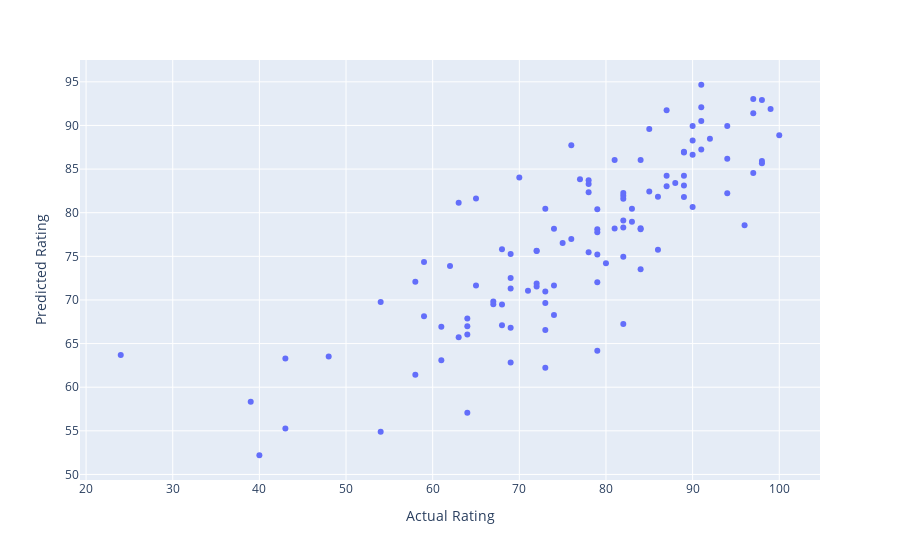

Notebook code cell kept with this figure:
### Code cell
# scatter plot of scores vs actual for test set
fig = px.scatter(test_scores, x="Actual Rating", y="Predicted Rating", hover_name= 'Game')
fig

### Figure 1 — Plotly figure (JSON) as saved in the notebook; plotly's stock layout.template omitted (floating-point values rounded to 4 significant figures)
{"data": [{"hovertemplate": "<b>%{hovertext}</b><br><br>Actual Rating=%{x}<br>Predicted Rating=%{y}<extra></extra>", "hovertext": ["Nioh", "Trials Rising", "Crypt of the Necrodancer", "Marvel's Avengers", "The Outer Worlds", "Destruction Allstars", "Super Mario Odyssey", "Unrailed!", "Rollerdrome", "F1 2012", "Tetris Effect", "F1 2019", "Stellaris", "Path of Exile", "WRC 9", "Astro Bot Rescue Mission", "Mario + Rabbids Kingdom Battle", "The Legend of Zelda: Tears of the Kingdom", "Horizon Zero Dawn", "Heavy Rain", "Psychonauts 2", "Call of Duty Modern Warfare 2", "Mario & Sonic at the Olympic Games", "Dandy Ace", "Crash Bandicoot", "Pokemon White", "Northgard", "Middle Earth: Shadow of War", "Killzone Shadow Fall", "Fifa 13", "Wo Long Fallen Dynasty", "Tribes of Midgard", "The Ascent", "Apotheon", "Brain Training", "Mario Tennis Aces", "Overcooked 2", "Star Wars: Knights of the Old Republic", "Contrast", "Cat Quest II", "Forza Motorsport 7", "Mario Kart 7", "Mini Motorways", "F1 2015", "Clustertruck", "Infamous First Light", "Spiritfarer", "Uncharted 3 Drake's Deception", "Fifa 14", "Divinity Original Sin 2", "Ultimate Chicken Horse", "Red Dead Redemption 2", "Tunic", "Wargroove", "Grand Theft Auto Vice City Stories", "The Last of Us Part II", "Motorsport Manager", "Metroid Fusion", "The Simpsons Hit & Run", "Assassin's Creed Revelations", "Call of Duty Black Ops", "Batman Arkham Knight", "Football Manager 2008", "Gears 5", "Surviving Mars", "Star Wars Jedi Survivor", "Halo 4", "Watch Dogs", "Concrete Genie", "Doom VFR", "Super Mario 3D World + Bowser's Fury", "Mass Effect", "Dicey Dungeons", "Hearts of Iron IV", "Game of Thrones Telltale", "Ys VIII Lacrimosa of Dana", "Diablo Immortal", "Deathloop", "Uncharted Drake's Fortune", "Ghostwire Tokyo", "F1 2010", "F1 2020", "Monster Hunter Rise", "Transistor", "Nier Automata", "Torchlight 2", "Halo 5: Guardians", "Horizon Forbidden West", "Super Smash Bros. Brawl", "Marvel's Spider-Man Miles Morales", "Mass Effect 3", "Final Fantasy VII Remake", "Warlock - Master of the Arcane", "Assassin's Creed Syndicate", "The Last of Us", "You Suck At Parking", "Ori and The Blind Forest", "Watch Dogs 2", "Prison Architect", "Elden Ring", "Fifa 07", "Hades", "Mario & Sonic at the Winter Olympic Games", "Two Point Campus", "The Witcher 3", "Super Mario Galaxy", "Trek to Yomi", "Fifa Street 2", "Celeste", "Call of Duty Modern Warfare", "CrossfireX"], "legendgroup": "", "marker": {"color": "#636efa", "symbol": "circle"}, "mode": "markers", "name": "", "orientation": "v", "showlegend": false, "type": "scatter", "x": [65, 75, 73, 43, 59, 54, 97, 59, 79, 78, 89, 83, 72, 81, 74, 94, 79, 100, 97, 78, 89, 92, 61, 54, 72, 87, 74, 58, 69, 78, 64, 73, 64, 67, 72, 65, 80, 76, 43, 71, 82, 85, 68, 58, 68, 72, 82, 91, 82, 89, 73, 98, 68, 69, 82, 96, 69, 90, 73, 83, 90, 84, 86, 84, 63, 87, 82, 84, 79, 24, 88, 90, 67, 76, 48, 90, 39, 82, 85, 73, 79, 87, 81, 86, 63, 78, 84, 91, 91, 89, 94, 91, 61, 82, 99, 62, 77, 69, 74, 97, 79, 98, 64, 79, 70, 98, 69, 64, 94, 89, 40], "xaxis": "x", "y": [81.62, 76.52, 80.46, 63.28, 74.35, 54.89, 91.41, 68.14, 64.18, 75.46, 81.79, 78.96, 75.65, 86.04, 71.66, 86.17, 78.09, 88.89, 93.03, 82.34, 83.12, 88.49, 66.92, 69.78, 75.62, 84.24, 68.26, 72.08, 66.82, 83.28, 67.0, 66.55, 67.87, 69.83, 71.9, 71.67, 74.22, 87.74, 55.28, 71.06, 78.3, 82.43, 69.47, 61.43, 67.1, 71.55, 81.61, 92.1, 79.12, 84.23, 69.64, 85.92, 75.81, 72.53, 81.93, 78.56, 71.32, 86.65, 70.97, 80.45, 88.26, 86.05, 81.82, 78.22, 65.72, 91.74, 82.25, 73.52, 72.04, 63.7, 83.4, 89.93, 69.52, 76.97, 63.51, 80.65, 58.35, 67.24, 89.58, 62.22, 80.41, 83.02, 78.19, 75.74, 81.15, 83.72, 78.09, 94.67, 90.52, 86.98, 89.93, 87.24, 63.09, 74.95, 91.9, 73.9, 83.83, 75.28, 78.16, 84.54, 77.76, 85.67, 66.05, 75.22, 84.04, 92.91, 62.84, 57.06, 82.24, 86.89, 52.2], "yaxis": "y"}], "layout": {"legend": {"tracegroupgap": 0}, "margin": {"t": 60}, "xaxis": {"anchor": "y", "domain": [0, 1], "title": {"text": "Actual Rating"}}, "yaxis": {"anchor": "x", "domain": [0, 1], "title": {"text": "Predicted Rating"}}}}
